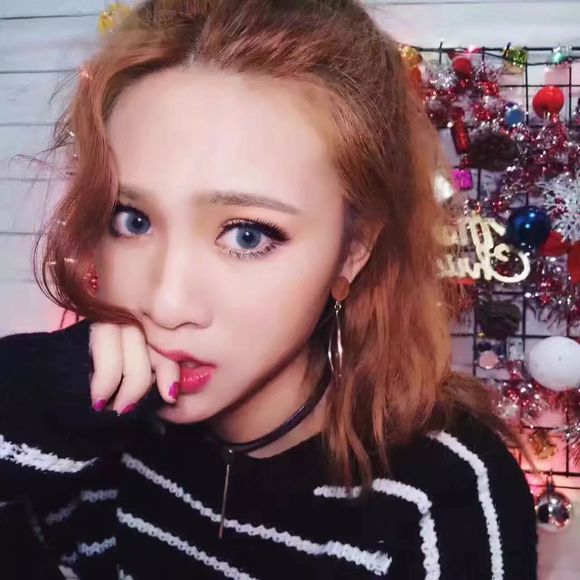
#> input picture GUI特性/picture/1.jpg, 580 x 580 px, given in place of the camera
$ python 02.py
#> lines starting #> are read from the running program, lines starting #| are printed output that depends on the picture; after the words box and inside, x2 and y2 are one past the last pixel; in counts of white or black regions, pixels touching at a corner belong together
import cv2
import numpy as np

cap = cv2.VideoCapture(0)

while True:
    ret, frame = cap.read()
#> frame is the input picture: shape (580, 580, 3); mean B, G, R 98.9, 95.2, 125

    hsv = cv2.cvtColor(frame, cv2.COLOR_BGR2HSV)
#> hsv: shape (580, 580, 3); mean H, S, V 87, 87.1, 128.7

    low_blue = np.array([110, 50, 50])
    high_blue = np.array([130, 255, 255])

    mask = cv2.inRange(hsv, low_blue, high_blue)
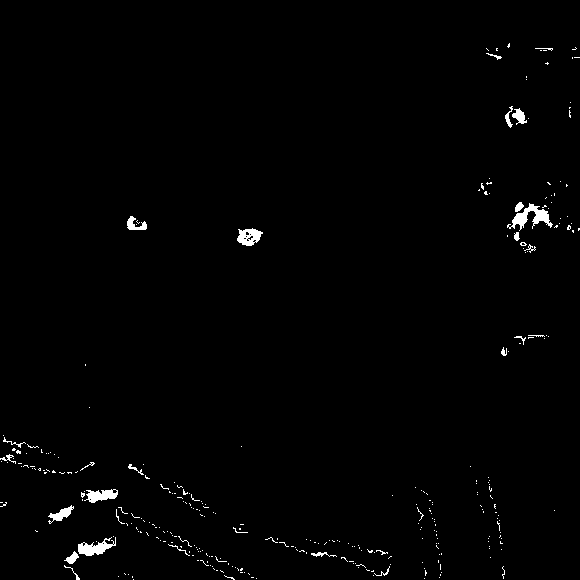
#> mask: shape (580, 580); 1.1% white; 318 white regions (290 under 20 px), largest, box (x1, y1, x2, y2) and area: (507, 203, 553, 231) 472, (78, 537, 116, 556) 353, (237, 228, 263, 246) 297

    res = cv2.bitwise_and(frame, frame, mask=mask)
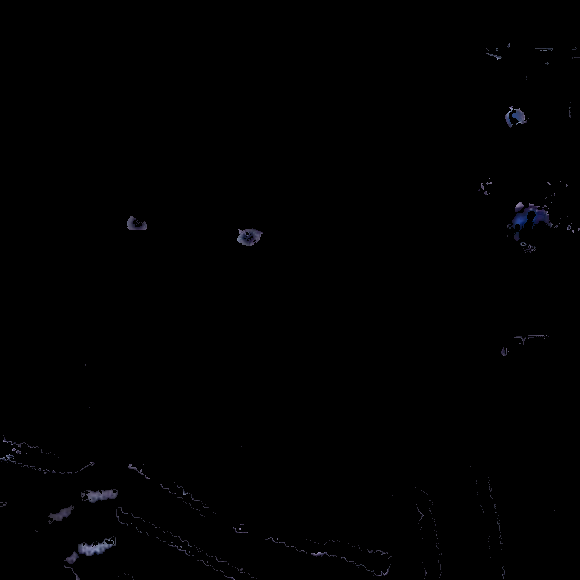
#> res: shape (580, 580, 3); mean B, G, R 0.9, 0.6, 0.6

    cv2.imshow('frame', frame)
    cv2.imshow('mask', mask)
    cv2.imshow('res', res)

    k = cv2.waitKey(5) & 0xff
#> (key Esc is pressed here)

    if k == 27:
        break

cv2.destroyAllWindows()
